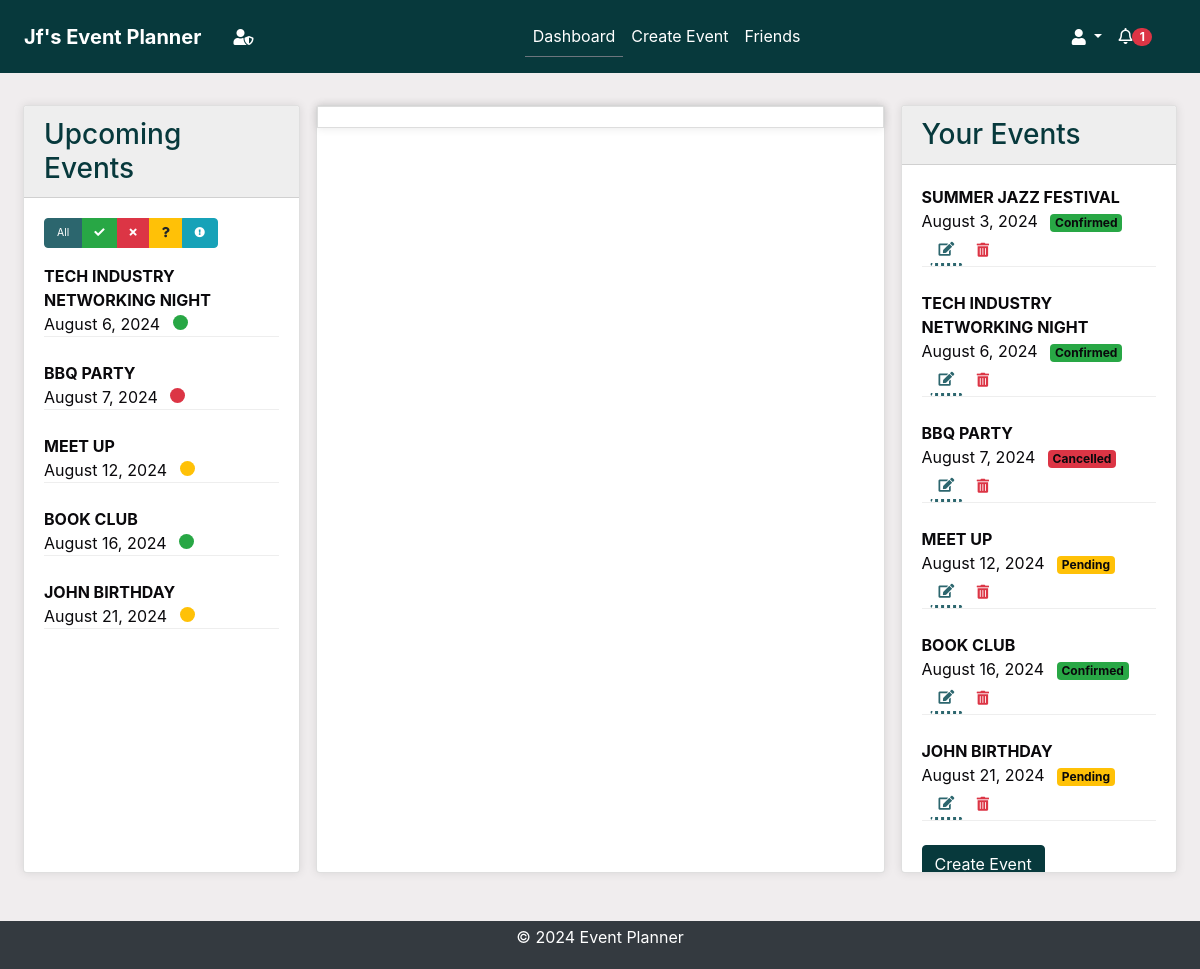
Screenshot of /dashboard/ (signed in) with the database file from the repository.
### events/models.py (models this page shows, shortened)
class Event(models.Model):
    STATUS_CHOICES = [
        ("Pending", "Pending"),
        ("Confirmed", "Confirmed"),
        ("Cancelled", "Cancelled"),
    ]
    title = models.CharField(max_length=100)
    description = models.TextField()
    location = models.CharField(max_length=255)
    created_by = models.ForeignKey(User, on_delete=models.CASCADE)
    proposed_date = models.DateTimeField()
    finalized_date = models.DateTimeField(null=True, blank=True)
    status = models.CharField(
        max_length=20, choices=STATUS_CHOICES, default="Pending"
    )
    created_at = models.DateTimeField(auto_now_add=True)
    updated_at = models.DateTimeField(auto_now=True)

### accounts/views.py (the view)
# urls.py: path("dashboard/", views.dashboard, name="dashboard"),
@login_required
@cache_control(no_cache=True, must_revalidate=True, no_store=True)
def dashboard(request):
    current_user = request.user
    current_datetime = timezone.now()
    filter_status = request.GET.get("filter", "all")
    user_created_events = Event.objects.filter(
        created_by=current_user
    ).order_by("proposed_date")
    invited_events = Event.objects.filter(
        invitations__user=current_user
    ).order_by("proposed_date")
    all_events = (
        (user_created_events | invited_events)
        .distinct()
        .order_by("proposed_date")
    )
    upcoming_events = all_events.filter(proposed_date__gte=current_datetime)
    if filter_status in ["Accept", "Deny", "Maybe", "Pending"]:
        upcoming_events = upcoming_events.filter(
            invitations__status=filter_status, invitations__user=current_user
        )
    upcoming_events_with_read_status = []
    for event in upcoming_events:
        invitation = Invitation.objects.filter(
            event=event, user=current_user
        ).first()
        unread = False if invitation and not invitation.read else False
        response_status = invitation.status if invitation else None
        upcoming_events_with_read_status.append(
            {
                "event": event,
                "unread": unread,
                "response_status": response_status,
            }
        )
    all_events_with_status = []
    for event in all_events:
        invitation = Invitation.objects.filter(
            event=event, user=current_user
        ).first()
        response_status = invitation.status if invitation else None
        all_events_with_status.append(
            {"event": event, "response_status": response_status}
        )
    context = {
        "upcoming_events_with_read_status": upcoming_events_with_read_status,
        "user_events": user_created_events,
        "all_events_with_status": all_events_with_status,
        "filter_status": filter_status,
    }
    return render(request, "accounts/dashboard.html", context)

### accounts/context_processors.py (called while the page is built)
def google_api_key(request):
    return {"GOOGLE_API_KEY": os.getenv("GOOGLE_API_KEY")}

### notifications/context_processors.py (called while the page is built)
def notifications(request):
    if request.user.is_authenticated:
        all_unread_notifications = Notification.objects.filter(
            user=request.user, read=False
        ).order_by("-created_at")
        unread_count = all_unread_notifications.count()
        recent_unread_notifications = all_unread_notifications[:8]
        return {
            "recent_unread_notifications": recent_unread_notifications,
            "unread_count": unread_count,
        }
    return {}

### accounts/templates/accounts/dashboard.html (shortened to what this page needs)
{% extends 'base.html' %}
{% load static %}
{% block content %}
  <div class="container-fluid">
    <div class="row d-flex">
      <div class="col-lg-3 d-flex flex-column scrollable-column">
        <div class="card mt-2 mb-2 flex-grow-1">
          <div class="card-header bg-primary text-white">
            <h3 class="mb-0">Upcoming Events</h3>
          </div>
          <div class="card-body overflow-auto">
            <div class="btn-group mb-3" role="group">
              <a href="?filter=all" aria-label="All events" class="btn btn-secondary {% if filter_status == 'all' %}active{% endif %}">All</a>
              <a href="?filter=Accept" aria-label="Accepted events" class="btn btn-success {% if filter_status == 'Accept' %}active{% endif %}"><i class="fas fa-check"></i></a>
              <a href="?filter=Deny" aria-label="Declined events" class="btn btn-danger {% if filter_status == 'Deny' %}active{% endif %}"><i class="fas fa-times"></i></a>
              <a href="?filter=Maybe" aria-label="Maybe events" class="btn btn-warning {% if filter_status == 'Maybe' %}active{% endif %}"><i class="fas fa-question"></i></a>
              <a href="?filter=Pending" aria-label="Pending events" class="btn btn-info {% if filter_status == 'Pending' %}active{% endif %}"><i class="fa fa-exclamation-circle" aria-hidden="true"></i></a>
            </div>
            <ul class="list-unstyled">
              {% for item in upcoming_events_with_read_status %}
                <li class="{% if item.response_status == 'Deny' %}text-muted-declined{% endif %} mb-4" style="border-bottom: 1px solid #0001;">
                  <strong><a href="{% url 'event_details' item.event.id %}" class="event-link">{{ item.event.title|upper }}</a></strong>
                  <br>
                  {{ item.event.proposed_date|date:'F j, Y' }}
                  <span id="badge-icon" class="badge badge-{{ item.event.status|lower }} ml-2"></span>
                </li>
              {% empty %}
                <li>No upcoming events.</li>
              {% endfor %}
            </ul>
          </div>
        </div>
      </div>
      <div class="col-lg-6 d-flex flex-column">
        <div class="card mt-2 mb-2 flex-grow-1">
          <div>
            <div id="calendar"></div>
          </div>
        </div>
      </div>
      <div class="col-lg-3 d-flex flex-column scrollable-column">
        <div class="card mt-2 mb-2 flex-grow-1">
          <div class="card-header bg-primary text-white">
            <h3 class="mb-0">Your Events</h3>
          </div>
          <div class="card-body overflow-auto">
            <ul class="list-unstyled">
              {% for event in user_events %}
                <li class="mb-4" style="border-bottom: 1px solid #0001;">
                  <strong><a href="{% url 'event_details' event.id %}" class="event-link">{{ event.title|upper }}</a></strong>
                  <br>
                  {{ event.proposed_date|date:'F j, Y' }}
                  <span class="badge badge-{{ event.status|lower }} ml-2">{{ event.status }}</span>
                  <a href="{% url 'edit_event' event.id %}" class="btn btn-sm btn-outline-primary ml-2"><i class="fas fa-edit"></i></a>
                  <button class="btn btn-sm btn-outline-danger delete-btn" data-event-id="{{ event.id }}"><i class="fas fa-trash-alt"></i></button>
                </li>
              {% empty %}
                <li>You have not created any events.</li>
              {% endfor %}
            </ul>
            <a href="{% url 'create_event' %}" class="btn btn-primary">Create Event</a>
          </div>
        </div>
      </div>
    </div>
  </div>
{% endblock %}

### templates/base.html (shortened to what this page needs)
<!DOCTYPE html>
<html lang="en">
<head>
    {% load static %}
    <link rel="stylesheet" href="https://stackpath.bootstrapcdn.com/bootstrap/4.5.2/css/bootstrap.min.css">
    <link rel="stylesheet" href="{% static 'css/styles.css' %}">
    <link rel="stylesheet" href="https://cdnjs.cloudflare.com/ajax/libs/font-awesome/5.15.4/css/all.min.css">
    <link rel="stylesheet" href="https://cdnjs.cloudflare.com/ajax/libs/fullcalendar/3.10.2/fullcalendar.min.css">
</head>
<body class="c-app">
    <header class="c-header c-header-light c-header-fixed">
        <nav class="navbar navbar-expand-lg navbar-light">
            {% if user.is_authenticated %}
                <a class="navbar-brand" href="{% url 'dashboard' %}"><strong> {{ user.username|title }}'s Event Planner</strong></a>
            {% else %}
                <a class="navbar-brand" href="{% url 'home' %}"><h1><strong>Event Planner</strong></h1></a>
            {% endif %}
            {% if user.is_superuser %}
            <a class="nav-link" aria-label="Admin Panel"  href="{% url 'admin:index' %}"> <i class="fas fa-user-shield"></i></a>
            {% endif %}
            <div class="collapse navbar-collapse" id="navbarSupportedContent">
                {% if user.is_authenticated %}
                <ul class="navbar-nav mx-auto">
                    <li class="nav-item {% if request.resolver_match.url_name == 'dashboard' %}active{% endif %}">
                        <a class="nav-link" href="{% url 'dashboard' %}">Dashboard</a>
                    </li>
                    <li class="nav-item {% if request.resolver_match.url_name == 'create_event' %}active{% endif %}">
                        <a class="nav-link" href="{% url 'create_event' %}">Create Event</a>
                    </li>
                    <li class="nav-item {% if request.resolver_match.url_name == 'friends_page' %}active{% endif %}">
                        <a class="nav-link" href="{% url 'friends_page' %}">Friends</a>
                    </li>
                    {% endif %}
                </ul>
                {% if user.is_authenticated %}
                <ul class="navbar-nav d-flex">
                    <li class="nav-item dropdown">
                        <a class="nav-link dropdown-toggle" href="#" id="profileLink" role="button" data-toggle="dropdown" aria-haspopup="true" aria-expanded="false">
                            <i class="fas fa-user"></i>
                        </a>
                    </li>
                </ul>
                {% endif %}
            </div>
            {% if user.is_authenticated %}
                <ul class="navbar-nav ml-auto d-flex">
                    <li class="nav-item mr-3">
                        <a class="nav-link" href="#" id="notificationBell" role="button" data-toggle="dropdown" aria-haspopup="true" aria-expanded="false">
                            <i class="fas fa-bell" style="font-weight:100;"></i>
                            {% if unread_count > 0 %}
                                <span class="badge badge-pill badge-danger">{{ unread_count }}</span>
                            {% else %}
                                <span class="badge badge-pill badge-danger" style="opacity: 0;min-width:1.5rem;min-height:0.9rem">{{ unread_count }}</span>
                            {% endif %}
                        </a>
                    </li>
                </ul>
            {% endif %}
        </nav>
    </header>
    <main class="c-main">
        <div class="container-fluid">
            <div class="fade-in">
                {% block content %}{% endblock %}
            </div>
        </div>
    </main>
    <footer class="footer py-1">
        <div class="container text-center">
            <p class="text-white">&copy; 2024 Event Planner</p>
        </div>
    </footer>
</body>
</html>

### static/css/styles.css (style rules this page uses)
* { box-sizing: border-box; }
body, html { margin: 0; padding: 0; font-family: var(--font-family-sans-serif); background-color: var(--background); color: var(--text); height: 100%; }
:root { --primary: #07393c; --secondary: #2C666E; --accent: #90DDF0; --background: #F0EDEE; --text: #0A090C; --heading-bg: #eeeeee; --white: #fff; --gray: #6c757d; --gray-dark: #343a40; --success: #28a745; --info: #17a2b8; --warning: #ffc107; --danger: #dc3545; --light: #f8f9fa; --dark: #343a40; --blue: #00448d !important; --breakpoint-xs: 0; --breakpoint-sm: 576px; --breakpoint-md: 768px; --breakpoint-lg: 992px; --breakpoint-xl: 1200px; --font-family-sans-serif: -apple-system, BlinkMacSystemFont, "Segoe UI", Roboto, "Helvetica Neue", Arial, "Noto Sans", sans-serif, "Apple Color Emoji", "Segoe UI Emoji", "Segoe UI Symbol", "Noto Color Emoji"; --font-family-monospace: SFMono-Regular, Menlo, Monaco, Consolas, "Liberation Mono", "Courier New", monospace; }
.container-fluid { display: flex; flex-direction: column; min-height: 100vh; }
.row { flex: 1; display: flex; }
.scrollable-column { overflow-y: auto; max-height: 100vh; }
.flex-grow-1 { flex-grow: 1; }
.overflow-auto { overflow: auto; }
.active { border-bottom: 1px solid var(--gray); }
.bg-primary { background-color: var(--primary) !important; }
.btn-primary { background-color: var(--primary) !important; border-color: var(--primary) !important; }
.btn-secondary { background-color: var(--secondary) !important; border-color: var(--secondary) !important; }
.btn-outline-success:not(:disabled):not(.disabled):active:focus, .btn-outline-primary:not(:disabled):not(.disabled):active:focus, .btn-outline-danger, .btn-outline-primary.focus, .btn-outline-primary:focus, .btn.focus, .btn:focus { box-shadow: none; }
.btn-outline-primary:not(:disabled):not(.disabled):active, .btn-outline-success:not(:disabled):not(.disabled):active, .btn-outline-success, .btn-outline-primary { color: var(--secondary); border-color: transparent; border-bottom: 3px dotted var(--secondary); background-color: transparent; }
.btn-outline-danger { border-color: transparent; }
header { background-color: var(--primary) !important; color: var(--white) !important; padding: .5rem !important; margin-bottom: 1rem !important; }
header a, header .navbar-brand, header .nav-link { color: var(--white) !important; }
.card-header { background-color: var(--heading-bg) !important; color: var(--primary) !important; }
footer { background-color: var(--dark) !important; color: var(--white) !important; padding: 1px 0px !important; padding-top: 0 !important; padding-bottom: 0 !important; margin-top: 2rem !important; text-align: center !important; margin-top: auto; }
.container-fluid>.row>div { margin: 0; padding: 0.5rem; }
#calendar { flex: 1; max-width: 100%; max-height: 100%; margin: 0; border: 1px solid #ddd; padding: 10px; box-shadow: 0 0 10px rgba(0, 0, 0, .1); }
.event-link { color: var(--text) !important; text-decoration: none !important; }
.badge-confirmed { background-color: var(--success) !important; }
.badge-pending { background-color: var(--warning) !important; }
.badge-cancelled { background-color: var(--danger) !important; }
.badge:empty.badge:empty { display: inline-block !important; }
.add-btn, .delete-btn, .edit-btn, .invite-btn { margin: 0; }
#badge-icon { height: 15px; width: 15px; border-radius: 50%; }
.card { box-shadow: 0 0 10px rgba(0, 0, 0, .1); min-height: 50%; }
.navbar-nav.mx-auto { flex: 1; justify-content: center; }
#notificationBell { margin-right: auto; display: flex; justify-content: flex-end; }
div.card-body.overflow-auto>div>a.btn { font-size: .65rem; }

### rows the page displays
Event: event "TECH INDUSTRY NETWORKING NIGHT", event.proposed_date "August 6, 2024", title "TECH INDUSTRY NETWORKING NIGHT", proposed_date "August 6, 2024", status "Confirmed"
Event: event "BBQ PARTY", event.proposed_date "August 7, 2024", title "BBQ PARTY", proposed_date "August 7, 2024", status "Cancelled"
Event: event "MEET UP", event.proposed_date "August 12, 2024", title "MEET UP", proposed_date "August 12, 2024", status "Pending"
Event: event "BOOK CLUB", event.proposed_date "August 16, 2024", title "BOOK CLUB", proposed_date "August 16, 2024", status "Confirmed"
Event: event "JOHN BIRTHDAY", event.proposed_date "August 21, 2024", title "JOHN BIRTHDAY", proposed_date "August 21, 2024", status "Pending"
Event: title "SUMMER JAZZ FESTIVAL", proposed_date "August 3, 2024", status "Confirmed"

### other values shown
{{ user.username|title }} "Jf"
{{ unread_count }} "1"
